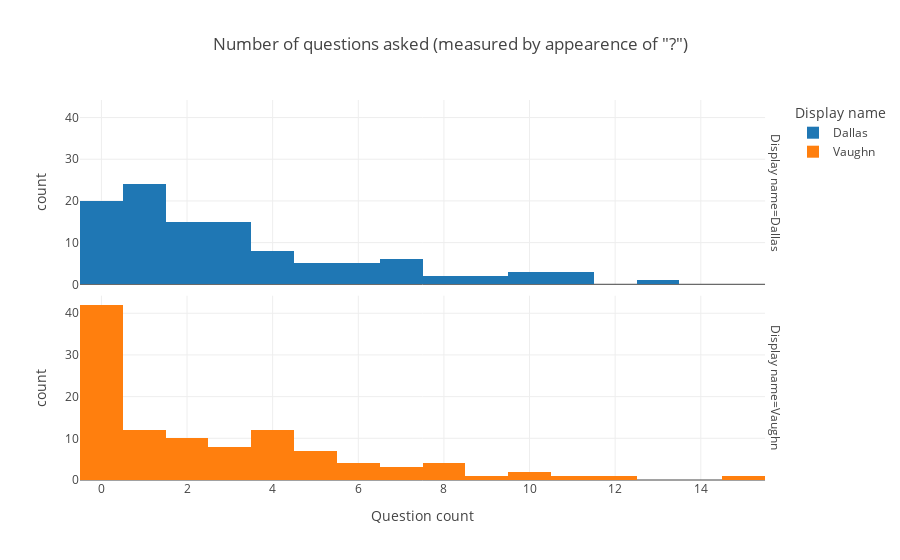

The cell this chart's notebook holds for it:
### Code cell
px.histogram(
    message_blocks,
    x='question_count',
    color='display_name',
    facet_row='display_name',
    labels=LABELS,
    template='gridon',
    title="Number of questions asked (measured by appearence of \"?\")"
)

### Figure 1 — Plotly figure (JSON) as saved in the notebook; plotly's stock layout.template omitted (floating-point values rounded to 4 significant figures)
{"data": [{"alignmentgroup": "True", "bingroup": "x", "hovertemplate": "Display name=Dallas<br>Question count=%{x}<br>count=%{y}<extra></extra>", "legendgroup": "Dallas", "marker": {"color": "#1F77B4"}, "name": "Dallas", "offsetgroup": "Dallas", "orientation": "v", "showlegend": true, "type": "histogram", "x": [7, 6, 1, 7, 2, 1, 2, 0, 2, 2, 1, 1, 1, 2, 4, 4, 1, 0, 1, 2, 0, 0, 1, 1, 0, 0, 0, 0, 8, 1, 1, 0, 2, 3, 3, 1, 4, 1, 1, 3, 2, 2, 3, 1, 7, 10, 5, 2, 2, 0, 4, 0, 7, 1, 5, 6, 6, 2, 3, 3, 6, 4, 0, 6, 11, 4, 3, 4, 3, 0, 1, 13, 3, 5, 0, 8, 1, 9, 11, 2, 3, 10, 1, 3, 9, 3, 1, 1, 7, 0, 7, 1, 5, 0, 3, 10, 2, 11, 5, 0, 3, 4, 3, 2, 1, 0, 0, 0, 1], "xaxis": "x2", "yaxis": "y2"}, {"alignmentgroup": "True", "bingroup": "x", "hovertemplate": "Display name=Vaughn<br>Question count=%{x}<br>count=%{y}<extra></extra>", "legendgroup": "Vaughn", "marker": {"color": "#FF7F0E"}, "name": "Vaughn", "offsetgroup": "Vaughn", "orientation": "v", "showlegend": true, "type": "histogram", "x": [6, 2, 0, 4, 4, 1, 0, 0, 0, 4, 0, 1, 0, 0, 1, 0, 0, 1, 0, 0, 0, 0, 0, 0, 0, 0, 0, 0, 0, 0, 1, 1, 0, 0, 3, 2, 1, 0, 0, 5, 2, 3, 11, 0, 9, 4, 4, 1, 0, 3, 0, 0, 7, 2, 2, 5, 6, 3, 5, 4, 7, 0, 4, 5, 0, 15, 3, 4, 0, 0, 6, 8, 2, 0, 10, 3, 5, 0, 12, 8, 2, 0, 8, 4, 5, 1, 2, 2, 4, 0, 1, 1, 5, 4, 10, 1, 7, 8, 0, 0, 3, 2, 6, 4, 3, 0, 0, 0], "xaxis": "x", "yaxis": "y"}], "layout": {"annotations": [{"font": {}, "showarrow": false, "text": "Display name=Vaughn", "textangle": 90, "x": 0.98, "xanchor": "left", "xref": "paper", "y": 0.2425, "yanchor": "middle", "yref": "paper"}, {"font": {}, "showarrow": false, "text": "Display name=Dallas", "textangle": 90, "x": 0.98, "xanchor": "left", "xref": "paper", "y": 0.7575, "yanchor": "middle", "yref": "paper"}], "barmode": "relative", "legend": {"title": {"text": "Display name"}, "tracegroupgap": 0}, "title": {"text": "Number of questions asked (measured by appearence of \"?\")"}, "xaxis": {"anchor": "y", "domain": [0, 0.98], "title": {"text": "Question count"}}, "xaxis2": {"anchor": "y2", "domain": [0, 0.98], "matches": "x", "showticklabels": false}, "yaxis": {"anchor": "x", "domain": [0, 0.485], "title": {"text": "count"}}, "yaxis2": {"anchor": "x2", "domain": [0.515, 1], "matches": "y", "title": {"text": "count"}}}}
